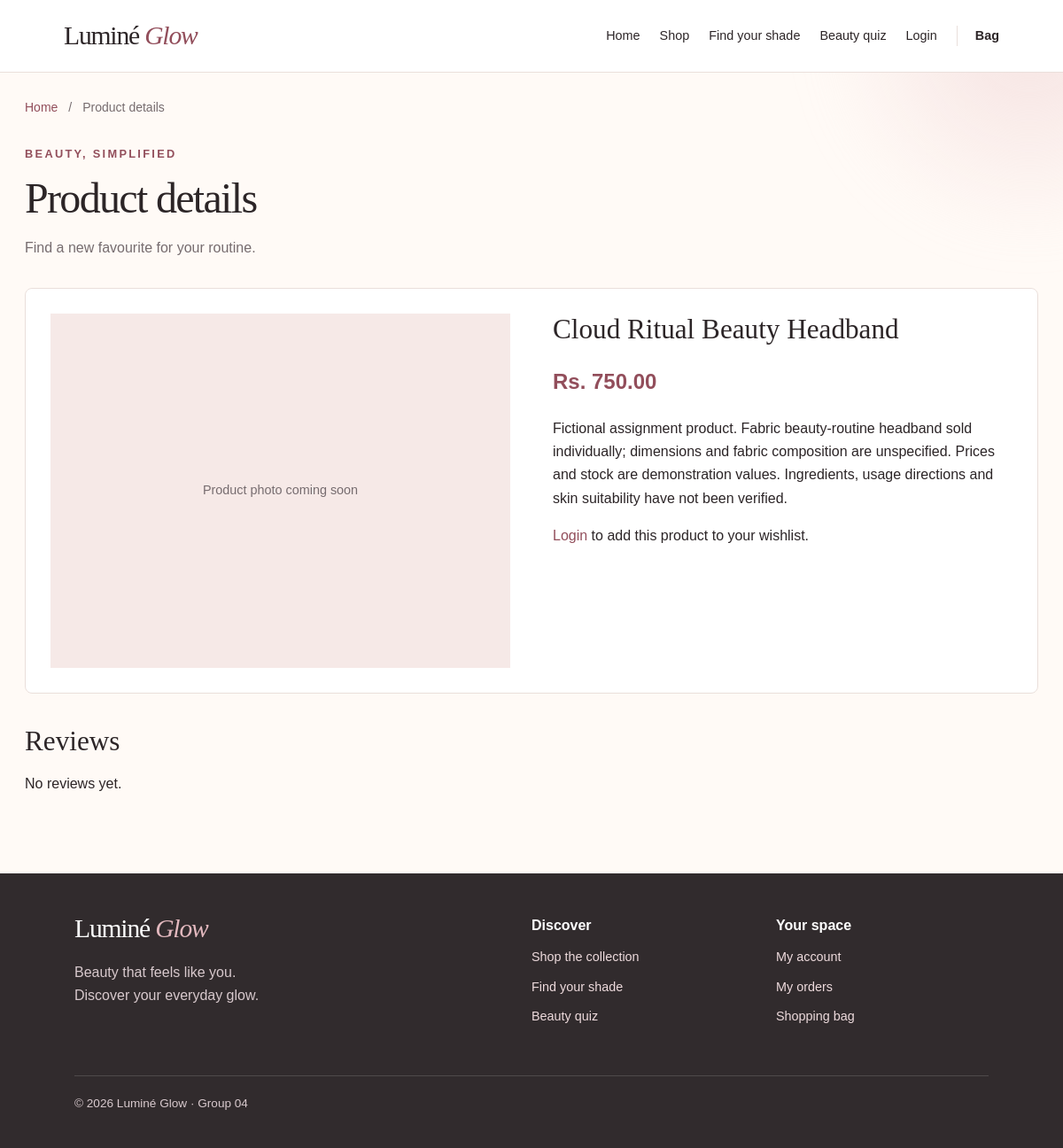
Page /modules/products/product.php?id=50 on the earlier database version.
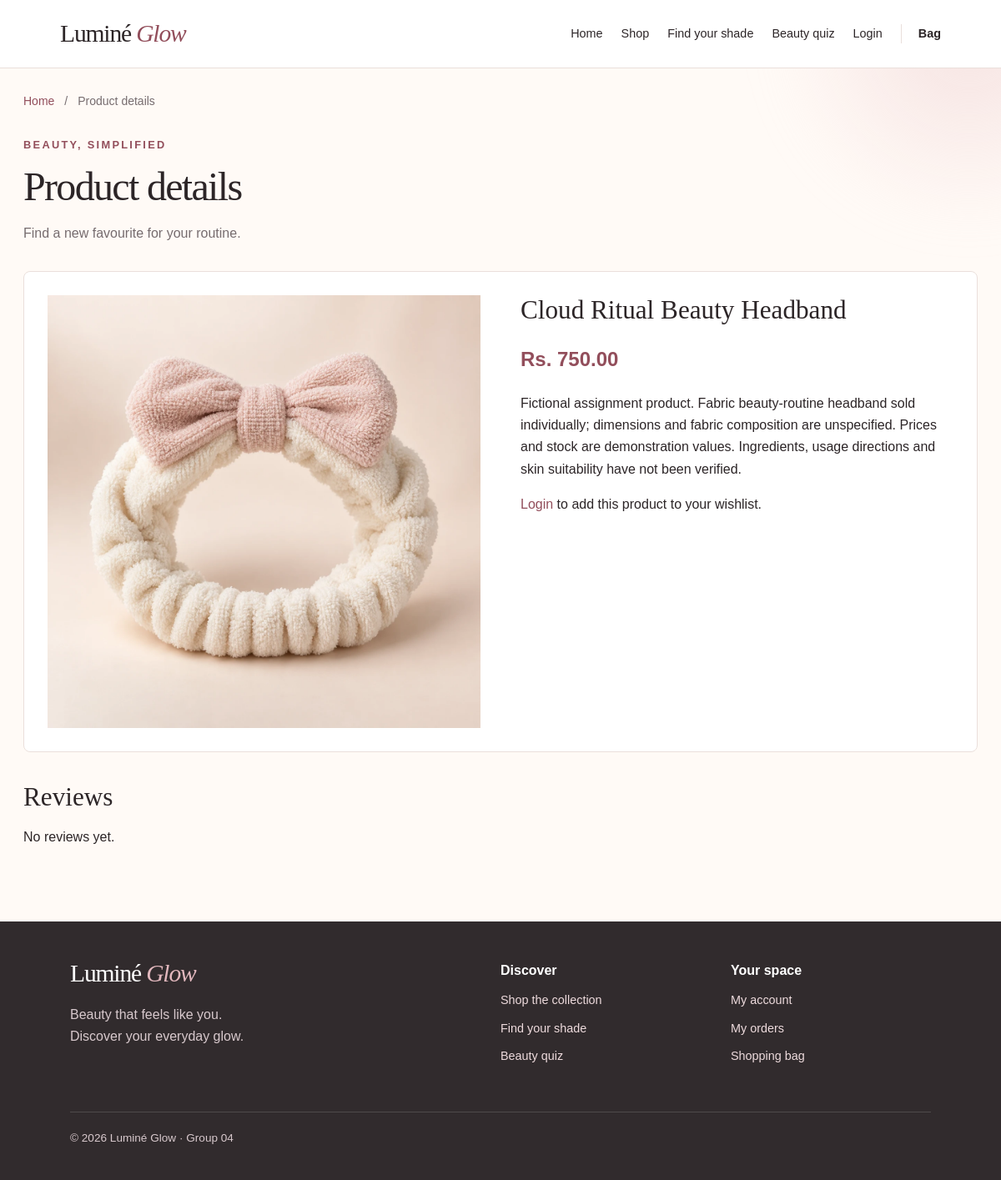
Same page on the later database version.
### tables this page shows
CREATE TABLE Product (
    product_id INT AUTO_INCREMENT PRIMARY KEY,

    product_name VARCHAR(150) NOT NULL,
    price DECIMAL(10,2) NOT NULL,
    stock INT NOT NULL DEFAULT 0,

    category_id INT,
    brand_id INT,

    image VARCHAR(255),
    description TEXT,

    skin_tone VARCHAR(50),
    skin_type VARCHAR(50),

    sub_category VARCHAR(100) DEFAULT NULL,
    product_type VARCHAR(100) DEFAULT NULL,

    sku VARCHAR(50) DEFAULT NULL,
    barcode VARCHAR(50) DEFAULT NULL,
    short_description VARCHAR(255) DEFAULT NULL,

    ingredients TEXT,
    how_to_use TEXT,
    warnings TEXT,

    finish VARCHAR(50) DEFAULT NULL,
    coverage VARCHAR(50) DEFAULT NULL,

    FOREIGN KEY (category_id)
        REFERENCES Category(category_id),

    FOREIGN KEY (brand_id)
        REFERENCES Brand(brand_id)
);

### modules/products/product.php (called while the page is built, shortened)
<?php
require_once __DIR__ . '/../../config/db.php';
require_once __DIR__ . '/../../includes/auth.php';
$id = $_GET['id'] ?? 0;
$stmt = $pdo->prepare(
    "SELECT * FROM Product WHERE product_id = ?"
);
$stmt->execute([$id]);
$product = $stmt->fetch();
require_once __DIR__ . '/../../includes/header.php';
require __DIR__ . '/../../views/products/product.view.php';
require_once __DIR__ . '/../../includes/footer.php';

### config/paths.php (called while the page is built, shortened)
<?php
function lg_url($path = '')
{
    return LG_BASE_PATH . '/' . ltrim((string) $path, '/');
}
function lg_image_url(array $product)
{
    $value = trim((string) ($product['image'] ?? ''));
    if ($value === '') {
        $value = trim((string) ($product['image_url'] ?? ''));
    }
    if ($value === '') {
        return '';
    }
    $value = str_replace('\\', '/', $value);
    $value = preg_replace(
        '~^(?:(?:\./|\.\./)+)(?=(?:assets|uploads)/)~',
        '',
        $value
    );
    if (strpos($value, '/') === false) {
        return lg_url('assets/images/products/' . $value);
    }
    return lg_url($value);
}

### includes/auth.php (called while the page is built, shortened)
<?php
require_once __DIR__ . '/../config/paths.php';
function is_logged_in()
{
    return isset($_SESSION['user']);
}

### views/products/product.view.php (the view, shortened to what the changed rows need)
<?php
$displayImage = lg_image_url($product);
$productId = (int) $product['product_id'];
?>
<section class="product-detail">
    <?php if ($displayImage !== ''): ?>
        <img
            src="<?= htmlspecialchars(
                $displayImage,
                ENT_QUOTES,
                'UTF-8'
            ) ?>"
            alt="<?= htmlspecialchars(
                $product['product_name'],
                ENT_QUOTES,
                'UTF-8'
            ) ?>"
        >
    <?php else: ?>
        <div class="image-missing">
            Product photo coming soon
        </div>
    <?php endif; ?>
    <div>
        <h2>
            <?= htmlspecialchars(
                $product['product_name'],
                ENT_QUOTES,
                'UTF-8'
            ) ?>
        </h2>
        <p class="price">
            Rs.
            <?= number_format(
                (float) $product['price'],
                2
            ) ?>
        </p>
        <p>
            <?= nl2br(
                htmlspecialchars(
                    $product['description'] ?? '',
                    ENT_QUOTES,
                    'UTF-8'
                )
            ) ?>
        </p>
        <?php if (is_logged_in()): ?>
            <form
                method="post"
                action="<?= htmlspecialchars(
                    lg_url('/modules/cart/cart.php'),
                    ENT_QUOTES,
                    'UTF-8'
                ) ?>"
            >
                <input
                    type="hidden"
                    name="product_id"
                    value="<?= $productId ?>"
                >
                <?php if (!empty($variants)): ?>
                    <label>
                        Variant
                        <select name="variant_id">
                            <?php foreach ($variants as $variant): ?>
                                <option
                                    value="<?= (int) $variant['variant_id'] ?>"
                                >
                                    <?= htmlspecialchars(
                                        trim(
                                            ($variant['shade'] ?? '') .
                                            ' ' .
                                            ($variant['size'] ?? '')
                                        ),
                                        ENT_QUOTES,
                                        'UTF-8'
                                    ) ?>
                                    —
                                    Rs.
                                    <?= number_format(
                                        (float) (
                                            $variant['price']
                                            ?: $product['price']
                                        ),
                                        2
                                    ) ?>
                                    (
                                    <?= (int) $variant['stock'] ?>
                                    in stock)
                                </option>
                            <?php endforeach; ?>
                        </select>
                    </label>
                <?php endif; ?>
                <label>
                    Quantity
                    <input
                        type="number"
                        name="quantity"
                        value="1"
                        min="1"
                    >
                </label>
                <button
                    type="submit"
                    name="add_to_cart"
                >
                    Add to Cart
                </button>
            </form>
            <form
              method="post"
              action="<?= htmlspecialchars(
              lg_url('/modules/orders/wishlist.php'),
              ENT_QUOTES,
              'UTF-8'
            ) ?>"
>
    <input
        type="hidden"
        name="csrf_token"
        value="<?= htmlspecialchars(
            csrf_token(),
            ENT_QUOTES,
            'UTF-8'
        ) ?>"
    >
    <input
        type="hidden"
        name="product_id"
        value="<?= (int) $productId ?>"
    >
    <button
        type="submit"
        name="add_wishlist"
        value="1"
    >
        ♡ Add to Wishlist
    </button>
</form>
        <?php else: ?>
            <p>
                <a
                    href="<?= htmlspecialchars(
                        lg_url('/modules/auth/login.php'),
                        ENT_QUOTES,
                        'UTF-8'
                    ) ?>"
                >
                </a>
                to add this product to your wishlist.
            </p>
        <?php endif; ?>
    </div>
</section>
<section class="reviews">
    <h2>Reviews</h2>
</section>

Differences in the rows shown:
changed product "Cloud Ritual Beauty Headband": image: picture added
Other differences:
text no longer shown: "Product photo coming soon"
